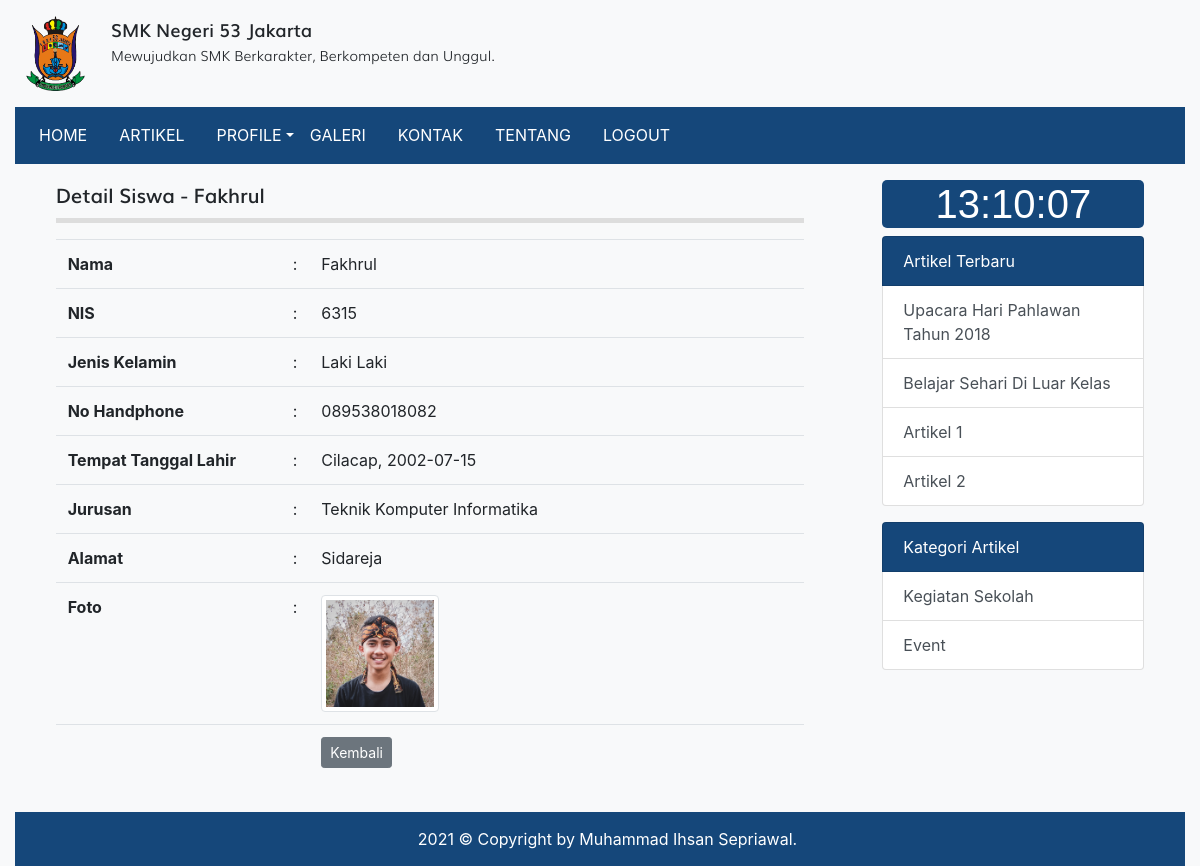
The page /detail_siswa.php?id=1 on the database its author committed.
### tables this page shows
CREATE TABLE `tbl_siswa` (
  `id` int(11) NOT NULL,
  `nama` varchar(100) DEFAULT NULL,
  `nis` int(4) DEFAULT NULL,
  `jenis_kelamin` enum('L','P') DEFAULT NULL,
  `tempat_lahir` varchar(80) DEFAULT NULL,
  `tanggal_lahir` date DEFAULT NULL,
  `alamat` varchar(100) DEFAULT NULL,
  `no_hp` varchar(12) DEFAULT NULL,
  `foto` varchar(120) DEFAULT NULL,
  `id_jurusan` int(11) DEFAULT NULL
);

CREATE TABLE `tbl_jurusan` (
  `id` int(11) NOT NULL,
  `nama_jurusan` varchar(30) DEFAULT NULL,
  `ka_prodi` int(11) DEFAULT NULL
);

CREATE TABLE `tbl_artikel` (
  `id` int(11) NOT NULL,
  `judul` varchar(255) DEFAULT NULL,
  `isi` text DEFAULT NULL,
  `tanggal` date DEFAULT NULL,
  `foto` varchar(100) DEFAULT NULL,
  `id_kategori` int(11) DEFAULT NULL
);

CREATE TABLE `tbl_kategori_artikel` (
  `id` int(11) NOT NULL,
  `nama_kategori` varchar(30) DEFAULT NULL
);

### detail_siswa.php (the view, shortened to what this page needs)
<?php
require_once 'koneksi.php';
$id = $_GET['id'];
$query = mysqli_query($koneksi, "SELECT tbl_siswa.*, tbl_jurusan.nama_jurusan FROM tbl_siswa LEFT JOIN tbl_jurusan ON tbl_siswa.id_jurusan = tbl_jurusan.id WHERE tbl_siswa.id = $id");
$row = mysqli_fetch_assoc($query);
?>
<!DOCTYPE html>
<html>
<head>
	<link rel="stylesheet" href="resources/datatables/datatables.min.css">
	<link rel="stylesheet" href="resources/fonts/stylesheet.css">
	<link rel="stylesheet" href="resources/css/bootstrap.min.css">
	<link rel="stylesheet" href="resources/css/styles.css">
</head>
<body>
	<div class="container-fluid bg-light">
		<div class="logo clearfix">
			<div class="float-left mt-3 mb-3">
				<img src="resources/images/logo53.png" alt="Logo Sekolah" width="80px" height="75px" class="float-left mr-3">
				<div class="text float-right">
					<span class="smk">SMK Negeri 53 Jakarta</span><br>
					<span class="visi">Mewujudkan SMK Berkarakter, Berkompeten dan Unggul.</span>
				</div>
			</div>
		</div>
		<?php require_once 'navbar.php'; ?>
		<div class="row p-3 justify-content-center">
			<div class="col-md-8">
				<div class="title mb-3">
					Detail Siswa - <b><?= $row['nama'] ?></b>
				</div>
				<table class="table table-stripped">
							<tr>
								<td width="225px"><b>Nama</b></td>
								<td>:</td>
								<td><?= $row['nama'] ?></td>
							</tr>
							<tr>
								<td><b>NIS</b></td>
								<td>:</td>
								<td><?= $row['nis'] ?></td>
							</tr>
							<tr>
								<td><b>Jenis Kelamin</b></td>
								<td>:</td>
								<td>
									<?= $row['jenis_kelamin'] == 'L' ? 'Laki Laki' : '' ?>
								</td>
							</tr>
							<tr>
								<td><b>No Handphone</b></td>
								<td>:</td>
								<td><?= $row['no_hp'] ?></td>
							</tr>
							<tr>
								<td><b>Tempat Tanggal Lahir</b></td>
								<td>:</td>
								<td><?= $row['tempat_lahir'] ?>, <?= $row['tanggal_lahir'] ?></td>
							</tr>
							<tr>
								<td><b>Jurusan</b></td>
								<td>:</td>
								<td><?= $row['nama_jurusan'] ?></td>
							</tr>
							<tr>
								<td><b>Alamat</b></td>
								<td>:</td>
								<td><?= $row['alamat'] ?></td>
							</tr>
							<tr>
								<td><b>Foto</b></td>
								<td>:</td>
								<td><img src="images/siswa/<?= $row['foto'] ?>" alt="<?= $row['nama'] ?>" width="25%" class="img-thumbnail"></td>
							</tr>
							<tr>
								<td><b></td>
								<td></td>
								<td><a href="siswa.php" class="btn btn-secondary btn-sm">Kembali</a></td>
							</tr>
						</table>
			</div>
			<?php require 'sidebar.php'; ?>
		</div>
		<div class="text-white foot">
			2021 © Copyright by Muhammad Ihsan Sepriawal.
		</div>
	</div>
</body>
</html>

### sidebar.php (shortened to what this page needs)
<?php
$query_artikel_terbaru = mysqli_query($koneksi, "SELECT * FROM tbl_artikel ORDER BY tanggal ASC LIMIT 4");
$query_kategori_artikel= mysqli_query($koneksi, "SELECT * FROM tbl_kategori_artikel LIMIT 4");
?>
<div class="col-md-3 ml-5">
	<div class="list-group">
		 <h1 class="text-center" style="font-size: 40px; font-family: arial; background-color: #15477A; border-radius: 5px; color: #fff;" id="jam"></h1>
	</div>
	<div class="list-group">
		<span class="list-group-item text-white" style="background-color: #15477A;">Artikel Terbaru</span>
		<?php while($artikel_terbaru = mysqli_fetch_assoc($query_artikel_terbaru)) : ?>
			<a href="detail_artikel.php?id=<?= $artikel_terbaru['id'] ?>" class="list-group-item list-group-item-action"><?= $artikel_terbaru['judul'] ?></a>
		<?php endwhile; ?>
	</div>
	<div class="list-group">
		<span class="list-group-item text-white mt-3" style="background-color: #15477A;">Kategori Artikel</span>
		<?php while($kategori_artikel = mysqli_fetch_assoc($query_kategori_artikel)) : ?>
			<a href="kategori.php?id=<?= $kategori_artikel['id'] ?>" class="list-group-item list-group-item-action"><?= $kategori_artikel['nama_kategori'] ?></a>
		<?php endwhile; ?>
	</div>
</div>

### resources/css/styles.css (style rules this page uses)
body { background-image: url('../images/bg_all.jpg'); }
.smk { font-family: 'mulisemibold'; font-size: 18px; }
.visi { font-family: 'mulilight'; font-size: 14px; }
.title { font-family: 'mulisemibold'; font-size: 20px; padding-bottom: 7.5px; border-bottom: 5px solid #ddd }
.foot { background-color: #15477A; padding: 15px 15px 15px 30px; text-align: center; }

### rows shown on the page
tbl_siswa: nama "Fakhrul", nis "6315", no_hp "089538018082", tempat_lahir "Cilacap", tanggal_lahir "2002-07-15", id_jurusan.nama_jurusan "Teknik Komputer Informatika", alamat "Sidareja", foto (picture)
tbl_artikel: judul "Upacara Hari Pahlawan Tahun 2018"
tbl_artikel: judul "Belajar Sehari Di Luar Kelas"
tbl_artikel: judul "Artikel 1"
tbl_artikel: judul "Artikel 2"
tbl_kategori_artikel: nama_kategori "Kegiatan Sekolah"
tbl_kategori_artikel: nama_kategori "Event"
